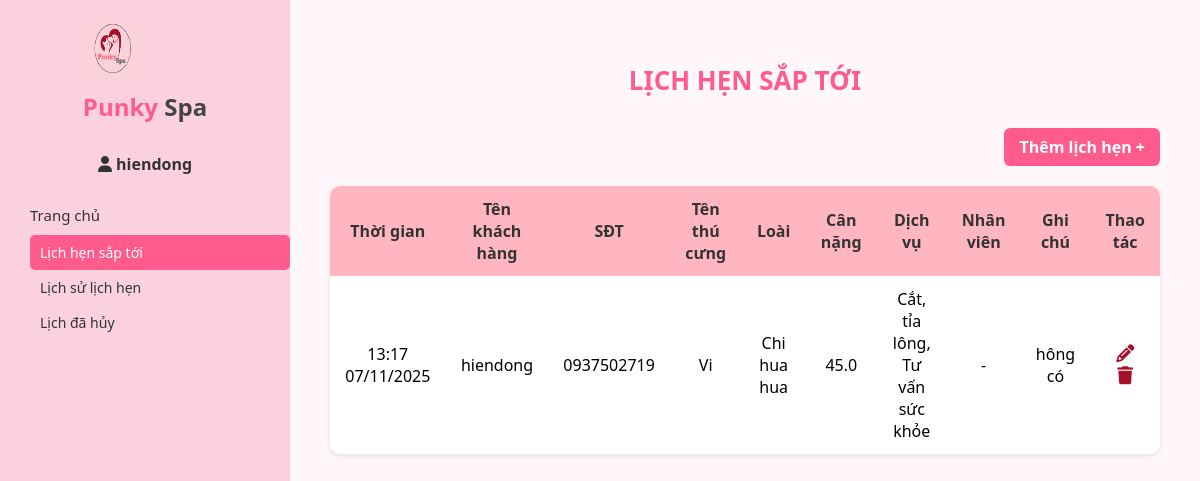
Screenshot of /lich-hen/sap-toi/ (signed in) with the database file from the repository.
### LichHen/models.py (models this page shows, shortened)
class LichHen(models.Model):
    phone_validator = RegexValidator(
        regex=r'^\d{10}$',
        message="Số điện thoại phải gồm đúng 10 chữ số."
    )
    TRANG_THAI_CHOICES = [
        ('sap_toi', 'Sắp tới'),
        ('hoan_thanh', 'Hoàn thành'),
        ('huy', 'Đã hủy'),
    ]
    khach_hang = models.ForeignKey(
        KhachHang,
        on_delete=models.CASCADE,
        help_text="Khách hàng đặt lịch hẹn."
    )
    thu_cung = models.ForeignKey(
        ThuCung,
        on_delete=models.CASCADE,
        help_text="Thú cưng được chăm sóc."
    )
    nhan_vien = models.ForeignKey(
        NhanVien,
        on_delete=models.SET_NULL,
        null=True, blank=True,
        help_text="Nhân viên phụ trách dịch vụ."
    )
    so_dien_thoai = models.CharField(
        max_length=10,
        validators=[phone_validator],
        blank=False,  # ❌ không được để trống
        null=False,  # ❌ không được null
        verbose_name="Số điện thoại"
    )
    thoi_gian = models.DateTimeField(help_text="Thời gian thực hiện dịch vụ.")
    ghi_chu = models.TextField(blank=True, help_text="Ghi chú đặc biệt của khách hàng.")
    trang_thai = models.CharField(max_length=20, choices=TRANG_THAI_CHOICES, default='sap_toi')
    ly_do_huy = models.TextField(blank=True, null=True)

class DV_LichHen(models.Model):
    lich_hen = models.ForeignKey(LichHen, on_delete=models.CASCADE)
    dich_vu = models.ForeignKey('DV.DichVu', on_delete=models.CASCADE)

### TK/models.py (models this page shows, shortened)
class KhachHang(models.Model):
    user = models.OneToOneField(User, on_delete=models.CASCADE, null=True, blank=True)
    ho_ten = models.CharField(max_length=100, blank=True)
    so_dien_thoai = models.CharField(max_length=15)
    dia_chi = models.CharField(max_length=255)
    gioi_tinh = models.CharField(max_length=1, choices=[('M', 'Nam'), ('F', 'Nữ')])
    ngay_sinh = models.DateField(null=True, blank=True)
    email = models.EmailField(max_length=255, blank=True)
    ngay_tham_gia = models.DateField(auto_now_add=True)

class ThuCung(models.Model):
    khach_hang = models.ForeignKey(KhachHang, on_delete=models.CASCADE)
    ten_thucung = models.CharField(max_length=100)
    loai = models.CharField(max_length=100)
    tuoi = models.IntegerField()
    can_nang = models.FloatField(null=True, blank=True)
    ghi_chu = models.TextField(blank=True)

### DV/models.py (models this page shows, shortened)
class DichVu(models.Model):
    ten_dich_vu = models.CharField(max_length=100, verbose_name="Tên dịch vụ")
    mo_ta = models.TextField(verbose_name="Mô tả", blank=True)
    gia = models.DecimalField(max_digits=10, decimal_places=2, verbose_name="Giá")
    hinh_anh = models.ImageField(upload_to="dichvu/", blank=True, null=True, verbose_name="Hình ảnh")

### LichHen/views.py (the view)
# urls.py: path('sap-toi/', views.lich_hen_sap_toi, name='lich_hen_sap_toi'),
@login_required(login_url='/dangnhap/')
def lich_hen_sap_toi(request):
    khach_hang = KhachHang.objects.filter(user=request.user).first()
    if not khach_hang:
        messages.error(request, "Tài khoản này chưa có thông tin khách hàng.")
        return render(request, 'lichhen/lich_hen_sap_toi.html', {'lich_hens': []})
    lich_hens = LichHen.objects.filter(
        khach_hang_id=khach_hang.id,
        trang_thai='sap_toi'
    ).select_related('thu_cung', 'khach_hang').order_by('thoi_gian')
    return render(request, 'lichhen/lich_hen_sap_toi.html', {'lich_hens': lich_hens})

### TB/context_processors.py (called while the page is built)
def thong_bao_moi(request):
    thong_baos_moi = []
    if request.user.is_authenticated:
        thong_baos_moi = ThongBao.objects.filter(
            nguoi_nhan=request.user, da_doc=False
        ).order_by('-ngay_tao')[:5]
    return {'thong_baos_moi': thong_baos_moi}

### LichHen/templates/lichhen/lich_hen_sap_toi.html (shortened to what this page needs)
{% load static %}
{% load humanize %}
<!DOCTYPE html>
<html lang="vi">
<head>
  <link rel="stylesheet" href="{% static 'lichhen/style.css' %}">
  <link rel="stylesheet" href="https://cdnjs.cloudflare.com/ajax/libs/font-awesome/6.5.0/css/all.min.css">
</head>
<body>
<div class="container">
  <aside class="sidebar">
    <div class="logo">
      <img src="{% static 'trangchu/logo.png' %}" alt="Punky Spa">
      <h2><span class="pink">Punky</span> Spa</h2>
    </div>
    <div class="user-info">
      <i class="fa fa-user"></i> {{ request.user.username }}
    </div>
    <nav>
      <a href="{% url 'home' %}">Trang chủ</a>
      <div class="dropdown-content">
        <a href="{% url 'lich_hen_sap_toi' %}" class="active">Lịch hẹn sắp tới</a>
        <a href="{% url 'lich_su_lich_hen' %}">Lịch sử lịch hẹn</a>
        <a href="{% url 'lich_da_huy' %}">Lịch đã hủy</a>
      </div>
    </nav>
  </aside>
  <div class="main-content">
    <h2>Lịch hẹn sắp tới</h2>
    <a href="{% url 'them_lich_hen' %}" class="btn-add">Thêm lịch hẹn +</a>
    <table>
      <thead>
        <tr>
          <th>Thời gian</th>
          <th>Tên khách hàng</th>
          <th>SĐT</th>
          <th>Tên thú cưng</th>
          <th>Loài</th>
          <th>Cân nặng</th>
          <th>Dịch vụ</th>
          <th>Nhân viên</th>
          <th>Ghi chú</th>
          <th>Thao tác</th>
        </tr>
      </thead>
      <tbody>
        {% for lich in lich_hens %}
        <tr>
          <td>{{ lich.thoi_gian|date:"H:i d/m/Y" }}</td>
          <td>{{ lich.khach_hang.ho_ten }}</td>
          <td>{{ lich.so_dien_thoai }}</td>
          <td>{{ lich.thu_cung.ten_thucung }}</td>
          <td>{{ lich.thu_cung.loai }}</td>
          <td>{{ lich.thu_cung.can_nang }}</td>
          <td>
            {% for dv in lich.dv_lichhen_set.all %}
              {{ dv.dich_vu.ten_dich_vu }}{% if not forloop.last %}, {% endif %}
            {% empty %}-{% endfor %}
          </td>
          <td>{% if lich.nhan_vien %}{{ lich.nhan_vien.ho_ten }}{% else %}-{% endif %}</td>
          <td>{{ lich.ghi_chu|default:"-" }}</td>
          <td class="action-icons">
            <a href="{% url 'sua_lich_hen' lich.id %}" title="Chỉnh sửa lịch hẹn"><i class="fa fa-pencil"></i></a>
            <a href="{% url 'xoa_lich_hen' lich.id %}" title="Hủy lịch hẹn" style="text-decoration:none;color:#a61028;">
              <i class="fa fa-trash"></i>
            </a>
          </td>
        </tr>
        {% empty %}
        <tr><td colspan="10" class="no-data">Hiện tại bạn chưa có lịch hẹn nào.</td></tr>
        {% endfor %}
      </tbody>
    </table>
  </div>
</div>
</body>
</html>

### LichHen/static/lichhen/style.css (style rules this page uses)
.main-content h2 { color: #ff5c8d; text-align: center; font-size: 26px; font-weight: 700; text-transform: uppercase; margin-bottom: 25px; display: flex; align-items: center; justify-content: center; gap: 10px; }
body { margin: 0; font-family: "Segoe UI", sans-serif; background-color: #fdeff4; }
.container { display: flex; height: 100vh; }
.sidebar { width: 250px; background-color: #fbd1df; padding: 20px; display: flex; flex-direction: column; align-items: center; }
.logo img { width: 60px; height: 60px; }
.logo h2 { color: #444; margin-top: 5px; }
.logo .pink { color: #ff5c8d; }
.user-info { margin-top: 10px; font-weight: bold; color: #333; }
nav { width: 100%; margin-top: 20px; }
nav a, .drop-btn { display: block; padding: 10px; border: none; background: none; text-align: left; width: 100%; cursor: pointer; font-size: 15px; color: #333; text-decoration: none; }
.dropdown-content { display: block; margin-left: 10px; }
.dropdown-content a { padding: 8px 10px; font-size: 14px; display: block; color: #333; }
.dropdown-content a.active { background-color: #ff5c8d; color: white; border-radius: 5px; }
.main-content { flex: 1; padding: 30px; background-color: #fff7fa; }
.main-content h2 { color: #ff5c8d; margin-bottom: 10px; }

### LichHen/templates/lichhen/lich_hen_sap_toi.html (style rules this page uses)
body { font-family: 'Segoe UI', sans-serif; background-color: #fff5f7; margin: 0; padding: 0; }
.container { display: flex; min-height: 100vh; }
.main-content { flex: 1; padding: 40px; position: relative; }
.main-content h2 { color: #ff5c8d; text-align: center; margin-bottom: 30px; text-transform: uppercase; }
.btn-add { display: inline-block; background-color: #ff5c8d; color: white; padding: 8px 15px; border-radius: 6px; text-decoration: none; font-weight: bold; float: right; margin-bottom: 20px; transition: 0.2s; }
table { width: 100%; border-collapse: collapse; background-color: white; border-radius: 10px; overflow: hidden; box-shadow: 0 2px 6px rgba(0, 0, 0, 0.1); }
th, td { padding: 12px 15px; text-align: center; }
thead { background-color: #ffb6c1; color: #333; }
.action-icons i { cursor: pointer; margin: 0 5px; font-size: 18px; color: #a61028; transition: 0.2s; }

### rows the page displays
LichHen: thoi_gian "13:17 07/11/2025", khach_hang.ho_ten "hiendong", so_dien_thoai "0937502719", thu_cung.ten_thucung "Vi", thu_cung.loai "Chi hua hua", thu_cung.can_nang "45.0", ghi_chu "hông có"
DV_LichHen: dich_vu.ten_dich_vu "Cắt, tỉa lông"
DV_LichHen: dich_vu.ten_dich_vu "Tư vấn sức khỏe"

### other values shown
{{ request.user.username }} "hiendong"
